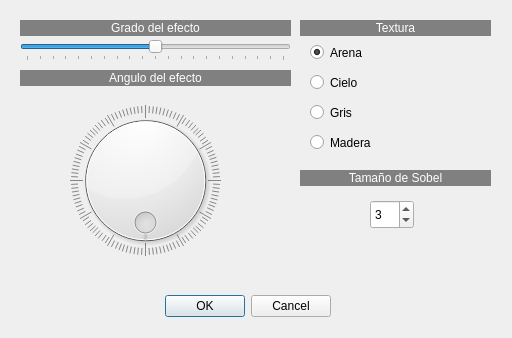
<?xml version="1.0" encoding="UTF-8"?>
<ui version="4.0">
 <class>Bajorelieve</class>
 <widget class="QDialog" name="Bajorelieve">
  <property name="windowModality">
   <enum>Qt::WindowModality::WindowModal</enum>
  </property>
  <property name="geometry">
   <rect>
    <x>0</x>
    <y>0</y>
    <width>512</width>
    <height>338</height>
   </rect>
  </property>
  <property name="windowTitle">
   <string>Efecto de bajo relieve</string>
  </property>
  <widget class="QDialogButtonBox" name="buttonBox">
   <property name="geometry">
    <rect>
     <x>-10</x>
     <y>290</y>
     <width>341</width>
     <height>32</height>
    </rect>
   </property>
   <property name="orientation">
    <enum>Qt::Orientation::Horizontal</enum>
   </property>
   <property name="standardButtons">
    <set>QDialogButtonBox::StandardButton::Cancel|QDialogButtonBox::StandardButton::Ok</set>
   </property>
  </widget>
  <widget class="QLabel" name="label">
   <property name="geometry">
    <rect>
     <x>20</x>
     <y>20</y>
     <width>271</width>
     <height>16</height>
    </rect>
   </property>
   <property name="styleSheet">
    <string notr="true">background-color: rgb(128, 128, 128);
color: rgb(255, 255, 255);</string>
   </property>
   <property name="text">
    <string>Grado del efecto</string>
   </property>
   <property name="alignment">
    <set>Qt::AlignmentFlag::AlignCenter</set>
   </property>
  </widget>
  <widget class="QSlider" name="horizontalSlider">
   <property name="geometry">
    <rect>
     <x>20</x>
     <y>40</y>
     <width>271</width>
     <height>21</height>
    </rect>
   </property>
   <property name="minimum">
    <number>0</number>
   </property>
   <property name="maximum">
    <number>200</number>
   </property>
   <property name="pageStep">
    <number>16</number>
   </property>
   <property name="value">
    <number>100</number>
   </property>
   <property name="orientation">
    <enum>Qt::Orientation::Horizontal</enum>
   </property>
   <property name="tickPosition">
    <enum>QSlider::TickPosition::TicksBelow</enum>
   </property>
   <property name="tickInterval">
    <number>10</number>
   </property>
  </widget>
  <widget class="QLabel" name="label_2">
   <property name="geometry">
    <rect>
     <x>20</x>
     <y>70</y>
     <width>271</width>
     <height>16</height>
    </rect>
   </property>
   <property name="styleSheet">
    <string notr="true">background-color: rgb(128, 128, 128);
color: rgb(255, 255, 255);</string>
   </property>
   <property name="text">
    <string>Angulo del efecto</string>
   </property>
   <property name="alignment">
    <set>Qt::AlignmentFlag::AlignCenter</set>
   </property>
  </widget>
  <widget class="QDial" name="dial">
   <property name="geometry">
    <rect>
     <x>70</x>
     <y>100</y>
     <width>151</width>
     <height>161</height>
    </rect>
   </property>
   <property name="maximum">
    <number>360</number>
   </property>
   <property name="wrapping">
    <bool>true</bool>
   </property>
   <property name="notchTarget">
    <double>3.000000000000000</double>
   </property>
   <property name="notchesVisible">
    <bool>true</bool>
   </property>
  </widget>
  <widget class="QLabel" name="label_3">
   <property name="geometry">
    <rect>
     <x>300</x>
     <y>20</y>
     <width>191</width>
     <height>16</height>
    </rect>
   </property>
   <property name="styleSheet">
    <string notr="true">background-color: rgb(128, 128, 128);
color: rgb(255, 255, 255);</string>
   </property>
   <property name="text">
    <string>Textura</string>
   </property>
   <property name="alignment">
    <set>Qt::AlignmentFlag::AlignCenter</set>
   </property>
  </widget>
  <widget class="QRadioButton" name="radioButton">
   <property name="geometry">
    <rect>
     <x>310</x>
     <y>40</y>
     <width>111</width>
     <height>25</height>
    </rect>
   </property>
   <property name="text">
    <string>Arena</string>
   </property>
   <property name="checked">
    <bool>true</bool>
   </property>
  </widget>
  <widget class="QRadioButton" name="radioButton_2">
   <property name="geometry">
    <rect>
     <x>310</x>
     <y>70</y>
     <width>111</width>
     <height>25</height>
    </rect>
   </property>
   <property name="text">
    <string>Cielo</string>
   </property>
  </widget>
  <widget class="QRadioButton" name="radioButton_3">
   <property name="geometry">
    <rect>
     <x>310</x>
     <y>100</y>
     <width>111</width>
     <height>25</height>
    </rect>
   </property>
   <property name="text">
    <string>Gris</string>
   </property>
  </widget>
  <widget class="QRadioButton" name="radioButton_4">
   <property name="geometry">
    <rect>
     <x>310</x>
     <y>130</y>
     <width>111</width>
     <height>25</height>
    </rect>
   </property>
   <property name="text">
    <string>Madera</string>
   </property>
  </widget>
  <widget class="QLabel" name="label_4">
   <property name="geometry">
    <rect>
     <x>300</x>
     <y>170</y>
     <width>191</width>
     <height>16</height>
    </rect>
   </property>
   <property name="styleSheet">
    <string notr="true">background-color: rgb(128, 128, 128);
color: rgb(255, 255, 255);</string>
   </property>
   <property name="text">
    <string>Tamaño de Sobel</string>
   </property>
   <property name="alignment">
    <set>Qt::AlignmentFlag::AlignCenter</set>
   </property>
  </widget>
  <widget class="QSpinBox" name="spinBox">
   <property name="geometry">
    <rect>
     <x>370</x>
     <y>200</y>
     <width>44</width>
     <height>29</height>
    </rect>
   </property>
   <property name="minimum">
    <number>1</number>
   </property>
   <property name="maximum">
    <number>31</number>
   </property>
   <property name="singleStep">
    <number>2</number>
   </property>
   <property name="value">
    <number>3</number>
   </property>
  </widget>
 </widget>
 <resources/>
 <connections>
  <connection>
   <sender>buttonBox</sender>
   <signal>accepted()</signal>
   <receiver>Bajorelieve</receiver>
   <slot>accept()</slot>
   <hints>
    <hint type="sourcelabel">
     <x>248</x>
     <y>254</y>
    </hint>
    <hint type="destinationlabel">
     <x>157</x>
     <y>274</y>
    </hint>
   </hints>
  </connection>
  <connection>
   <sender>buttonBox</sender>
   <signal>rejected()</signal>
   <receiver>Bajorelieve</receiver>
   <slot>reject()</slot>
   <hints>
    <hint type="sourcelabel">
     <x>316</x>
     <y>260</y>
    </hint>
    <hint type="destinationlabel">
     <x>286</x>
     <y>274</y>
    </hint>
   </hints>
  </connection>
 </connections>
</ui>
